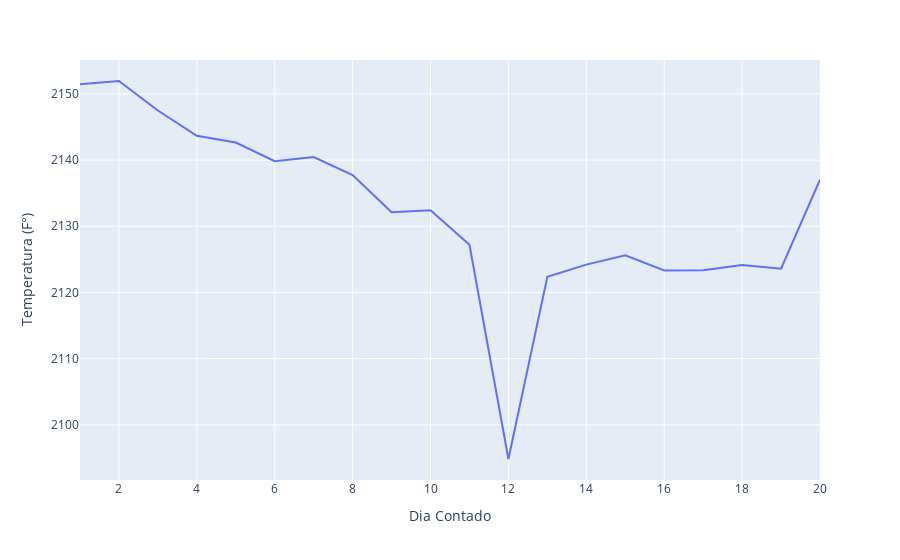

This figure's notebook cell:
### Markdown cell above
Visualização

### Code cell
px.line(data_frame=df_medidas_por_dias_reset, x='Dia Contado', y='Temperatura (F°)')

### Figure 1 — Plotly figure (JSON) as saved in the notebook; plotly's stock layout.template omitted (floating-point values rounded to 4 significant figures)
{"data": [{"hovertemplate": "Dia Contado=%{x}<br>Temperatura (F°)=%{y}<extra></extra>", "legendgroup": "", "line": {"color": "#636efa", "dash": "solid"}, "marker": {"symbol": "circle"}, "mode": "lines", "name": "", "orientation": "v", "showlegend": false, "type": "scatter", "x": [1, 2, 3, 4, 5, 6, 7, 8, 9, 10, 11, 12, 13, 14, 15, 16, 17, 18, 19, 20], "xaxis": "x", "y": [2151.0, 2152.0, 2147.0, 2144.0, 2143.0, 2140.0, 2140.0, 2138.0, 2132.0, 2132.0, 2127.0, 2095.0, 2122.0, 2124.0, 2126.0, 2123.0, 2123.0, 2124.0, 2124.0, 2137.0], "yaxis": "y"}], "layout": {"legend": {"tracegroupgap": 0}, "margin": {"t": 60}, "xaxis": {"anchor": "y", "domain": [0, 1], "title": {"text": "Dia Contado"}}, "yaxis": {"anchor": "x", "domain": [0, 1], "title": {"text": "Temperatura (F°)"}}}}
